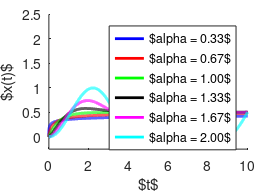

Recreate this plot in MATLAB.
% seems to plot step response for various orders of fractional for an
% equation given in the ICRA paper.  

clear all;
close all;
more off;

alpha = 0.25;
t = linspace(0,10,10000);

dt = t(2)-t(1);
# x(1) = 0;
# coefs(1) = -bincoeff(alpha,1);

# for i = 2:length(t)
#   t(i)
#   sum = dot(fliplr(x),coefs);

#   x(i) = (1 - sum/(dt^alpha))/(2 + 1/dt^alpha);
#   coefs(i) = (-1)^i*bincoeff(alpha,i);
# endfor

#plot(t,x,'b;$\alpha = 0.25$;',"linewidth",2);

figure;
hold on;
colorcount = 0;
colors = ["b";"r";"g";"k";"m";"c";"r";"r";"r"];
for alpha = [1/3 2/3 1 4/3 5/3 2]
  colorcount++;
  x = 0;
  coefs = 0;
  alpha
  coefs(1) = -bincoeff(alpha,1);

  for i = 2:length(t)
    sum = dot(fliplr(x),coefs);

    x(i) = (1 - sum/(dt^alpha))/(2 + 1/dt^alpha);
    coefs(i) = (-1)^i*bincoeff(alpha,i);
  endfor
  eval (
	sprintf (
		 "plot(t,x,'%s;$alpha = %1.2f$;',\"linewidth\",2)",colors(colorcount),alpha
		 )
	)
endfor

axis([0 10 -.25 2.5]);
xlabel("$t$")
ylabel("$x(t)$")

figdim = 0.9*[0, 0, 3.04, 2.128];
set (gcf, "paperposition",figdim);
print("fracsoln.tex","-depslatex","-color");
